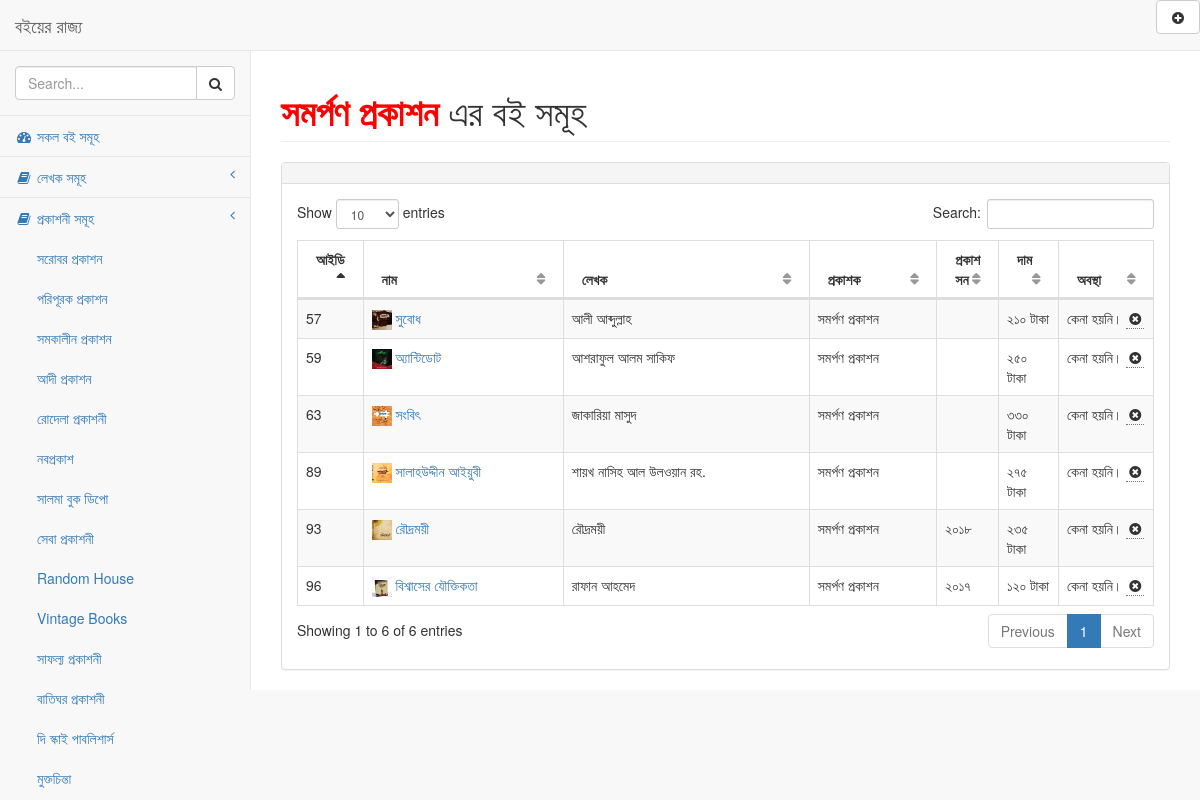
The app's page /publisher.php?publisher=সমর্পণ প্রকাশন with its own data.
### tables this page shows
CREATE TABLE `tbl_books` (
  `id` int(11) NOT NULL,
  `name` varchar(200) NOT NULL,
  `author` varchar(200) NOT NULL,
  `page` varchar(100) NOT NULL,
  `publisher` varchar(200) NOT NULL,
  `preview` varchar(300) NOT NULL,
  `year` varchar(4) NOT NULL,
  `price` varchar(4) NOT NULL,
  `discount` varchar(5) NOT NULL,
  `status` tinyint(4) NOT NULL DEFAULT 0,
  `process` tinyint(4) NOT NULL DEFAULT 0,
  `review` text NOT NULL,
  `tags` varchar(300) NOT NULL
);

### publisher.php (the view, shortened to what this page needs)
<?php include "./inc/header.php"; ?>
<?php
if(!isset($_GET['publisher']) || $_GET['publisher'] == null){
	header("Location: index.php");
} else { ?>
<div id="page-wrapper">
    <div class="row">
        <div class="col-lg-12">
            <h1 class="page-header"><?php echo "<b style='color:red;'>".$_GET['publisher']."</b>"; ?> এর বই সমূহ</h1>
    </div>
</div>
<div class="row">
    <div class="col-lg-12">
        <div class="panel panel-default">
            <div class="panel-heading">
            </div>
            <div class="panel-body">
                <table width="100%" class="table table-striped table-bordered table-hover" id="dataTables-example">
                    <thead>
                        <tr>
                            <th width="5%">
                                <b>আইডি</b>
                            </th>
                            <th>
                                <b>নাম</b>
                            </th>
                            <th>
                                <b>লেখক</b>
                            </th>
                            <th>
                                <b>প্রকাশক</b>
                            </th>
                            <th width="5%">
                                <b>প্রকাশ সন</b>
                            </th>
                            <th>
                                <b>দাম</b>
                            </th>
                            <th>
                                <b>অবস্থা</b>
                            </th>
                        </tr>
                    </thead>
                    <tbody>
                        <?php
                            try {
                                $dbh = new PDO("mysql:dbname=db_ibooks;host=localhost", "root", "root");
                                $dbh->setAttribute(PDO::ATTR_ERRMODE, PDO::ERRMODE_EXCEPTION);
                                $dbh->exec("SET CHARACTER SET utf8");
                                $dbh->pdo = $dbh;
                            } catch (PDOException $e) {
                                echo 'Connection failed: ' . $e->getMessage();
                            }
                            $table = "tbl_books";
                            $publisher = $_GET['publisher'];
                            $query = "SELECT * FROM `".$table."` WHERE `publisher` LIKE '%{$publisher}%'";
                            $stmt = $dbh->prepare($query);
                            $stmt->execute();
                            if ($stmt->rowCount() > 0) {
                                $result = $stmt->fetchAll();
                                    foreach( $result as $data ) {
                        ?>
                        <?php
                            $oddeven = $data['id'];
                            if($oddeven%2 == 0){
                                $class = "odd gradeX";
                            } else {
                                $class = "even gradeC";
                            }
                        ?>
                                <tr class="<?php echo $class; ?>">
                                    <td width="05%">
                                        <?php echo $data['id']; ?>
                                    </td>
                                    <td>
                                        <a href="book_details.php?id=<?php echo $data['id']; ?>"><img src="covers/<?php echo $data['preview']; ?>" alt="" height="20px" width="20px">
                                            <?php echo $data['name']; ?>
                                        </a>
                                    </td>
                                    <td>
                                        <?php echo $data['author']; ?>
                                    </td>
                                    <td>
                                        <?php echo $data['publisher']; ?>
                                    </td>
                                    <td width="5%">
                                            <?php echo $data['year']; ?>
                                    </td>
                                    <td width="7%">
                                        <?php echo $data['price']; ?> টাকা
                                    </td>
                                    <td width="11%">
                                        <?php
                                            $status = $data['status'];
                                            if($status == 1){
                                            $status = "সংগ্রহে আছে।";
                                            } else {
                                                $status = "কেনা হয়নি।";
                                            }
                                        ?>
                                        <?php echo $status; ?>
                                        <?php
                                            $process = $data['process'];
                                            if($process == 0){
                                                echo '<span><abbr title="পড়তে চাই না।"><i class="fa fa-times-circle fa-fw"></i></abbr></span>';
                                            } elseif($process == 1){
                                                echo '<span><abbr title="পড়বো ইনশাল্লাহ।"><i class="fa fa-book fa-fw"></i></abbr></span>';
                                            } elseif($process == 3){
                                                echo '<span><abbr title="আলহামদুলিল্লাহ, পড়া হয়েছে।"><i class="fa fa-check-square fa-fw"></i></abbr></span>';
                                            } elseif($process == 2) {
                                                echo '<span><abbr title="আলহামদুলিল্লাহ, পড়তেছি।"><i class="fa fa-spinner fa-fw"></i></abbr></span>';
                                            } else {
                                                echo "";
                                            }
                                            ?>
                                    </td>
                                </tr>
                                <?php
                                    }
                                } ?>
                    </tbody>
                </table>
            </div>
        </div>
    </div>
</div>
</div>
                            <?php } ?>
<?php include "./inc/footer.php"; ?>

### records on screen
tbl_books: id "57", preview (picture), name "সুবোধ", author "আলী আব্দুল্লাহ", publisher "সমর্পণ প্রকাশন", price "২১০", status "কেনা হয়নি।", process 0 (drawn)
tbl_books: id "59", preview (picture), name "অ্যান্টিডোট", author "আশরাফুল আলম সাকিফ", publisher "সমর্পণ প্রকাশন", price "২৫০", status "কেনা হয়নি।", process 0 (drawn)
tbl_books: id "63", preview (picture), name "সংবিৎ", author "জাকারিয়া মাসুদ", publisher "সমর্পণ প্রকাশন", price "৩৩০", status "কেনা হয়নি।", process 0 (drawn)
tbl_books: id "89", preview (picture), name "সালাহউদ্দীন আইয়ুবী", author "শায়খ নাসিহ আল উলওয়ান রহ.", publisher "সমর্পণ প্রকাশন", price "২৭৫", status "কেনা হয়নি।", process 0 (drawn)
tbl_books: id "93", preview (picture), name "রৌদ্রময়ী", author "রৌদ্রময়ী", publisher "সমর্পণ প্রকাশন", year "২০১৮", price "২৩৫", status "কেনা হয়নি।", process 0 (drawn)
tbl_books: id "96", preview (picture), name "বিশ্বাসের যৌক্তিকতা", author "রাফান আহমেদ", publisher "সমর্পণ প্রকাশন", year "২০১৭", price "১২০", status "কেনা হয়নি।", process 0 (drawn)

### other values on screen
$publisher "সরোবর প্রকাশন"
$publisher "পরিপূরক প্রকাশন"
$publisher "সমকালীন প্রকাশন"
$publisher "আদী প্রকাশন"
$publisher "রোদেলা প্রকাশনী"
$publisher "নবপ্রকাশ"
$publisher "সালমা বুক ডিপো"
$publisher "সেবা প্রকাশনী"
$publisher "Random House"
$publisher "Vintage Books"
$publisher "সাফল্য প্রকাশনী"
$publisher "বাতিঘর প্রকাশনী"
$publisher "দি স্কাই পাবলিশার্স"
$publisher "মুক্তচিন্তা"
$_GET['publisher'] "সমর্পণ প্রকাশন"
